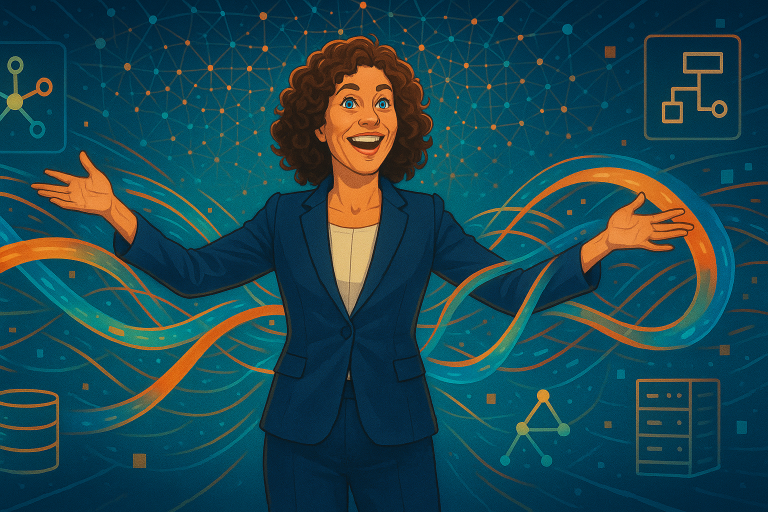
#> input picture docs/stories/genai-force-multiplier/image-01.png, 1536 x 1024 px (shown at 1/2 size)
$ python compress_images.py
#> lines starting #> are read from the running program, lines starting #| are printed output that depends on the picture
#!/usr/bin/env python3
"""
Image Compression Script for GenAI Architecture Patterns Website
Compresses large images to approximately 300KB in PNG format for web optimization
"""

import os
import sys
from PIL import Image, ImageOps
import shutil
from pathlib import Path

def get_file_size_kb(filepath):
    """Get file size in KB"""
    return os.path.getsize(filepath) / 1024

def compress_image(input_path, target_size_kb=300, min_compression=0, max_compression=9):
    """
    Compress an image to approximately the target size in KB using PNG format

    Args:
        input_path: Path to input image
        target_size_kb: Target size in KB (default 300)
        min_compression: Minimum PNG compression level (0=fastest)
        max_compression: Maximum PNG compression level (9=best compression)
    """
    try:
        # Create backup
        backup_path = str(input_path) + ".backup"
        if not os.path.exists(backup_path):
            shutil.copy2(input_path, backup_path)
            print(f"  Backup created: {backup_path}")

        # Open and optimize image
        with Image.open(input_path) as img:
            # Preserve transparency for PNG format
            if img.mode in ('RGBA', 'LA'):
                # Keep RGBA mode for PNG with transparency
                pass
            elif img.mode == 'P':
                # Convert palette mode to RGBA to preserve any transparency
                img = img.convert('RGBA')
            elif img.mode not in ('RGB', 'RGBA'):
                # Convert other modes to RGB
                img = img.convert('RGB')

            # Apply auto-orientation based on EXIF data
            img = ImageOps.exif_transpose(img)

            original_size = get_file_size_kb(input_path)

            # If already small enough, skip
            if original_size <= target_size_kb:
                print(f"  Already optimized: {original_size:.1f}KB")
                return True

            # Get original dimensions
            original_width, original_height = img.size
            print(f"  Original dimensions: {original_width}x{original_height}")

            # Try compression first with maximum setting
            best_compression = 9
            best_size = float('inf')
            best_img = img.copy()

            # Try different resize factors - be more aggressive for very large files
            if original_size > 1000:  # Over 1MB, start with smaller sizes
                resize_factors = [0.6, 0.5, 0.4, 0.35, 0.3, 0.25, 0.2, 0.15]
            elif original_size > 500:  # Over 500KB
                resize_factors = [0.8, 0.7, 0.6, 0.5, 0.4, 0.3, 0.25, 0.2]
            else:  # Smaller files, try compression first
                resize_factors = [1.0, 0.9, 0.8, 0.7, 0.6, 0.5, 0.4, 0.3, 0.25, 0.2]

            for resize_factor in resize_factors:
                # Resize image if needed
                if resize_factor < 1.0:
                    new_width = int(original_width * resize_factor)
                    new_height = int(original_height * resize_factor)
                    resized_img = img.resize((new_width, new_height), Image.Resampling.LANCZOS)
                    print(f"  Trying resize: {resize_factor:.1%} ({new_width}x{new_height})")
                else:
                    resized_img = img
                    print(f"  Trying original size with max compression")

                # Try with maximum PNG compression
                temp_path = str(input_path) + ".temp"
                resized_img.save(temp_path, "PNG", compress_level=9, optimize=True)
                temp_size = get_file_size_kb(temp_path)

                print(f"    Result: {temp_size:.1f}KB")

                # If we found a size that works, save it
                if temp_size <= target_size_kb:
                    best_size = temp_size
                    best_img = resized_img.copy()
                    final_width, final_height = resized_img.size
                    print(f"  ✓ Found suitable size: {temp_size:.1f}KB at {final_width}x{final_height}")
                    os.remove(temp_path)
                    break

                os.remove(temp_path)

            # If we couldn't get under target size, use the smallest we achieved
            if best_size == float('inf'):
                print(f"  Warning: Could not reach target size, using smallest achieved")
                best_img = img.resize((int(original_width * 0.2), int(original_height * 0.2)), Image.Resampling.LANCZOS)

            # Save with best image found
            # Convert .jpg/.jpeg to .png format
            output_path = input_path
            if input_path.suffix.lower() in ['.jpg', '.jpeg']:
                output_path = input_path.with_suffix('.png')

            best_img.save(output_path, "PNG", compress_level=9, optimize=True)

            final_size = get_file_size_kb(output_path)
            compression_ratio = (1 - final_size / original_size) * 100
            final_width, final_height = best_img.size

            print(f"  Final result: {original_size:.1f}KB → {final_size:.1f}KB ({compression_ratio:.1f}% reduction)")
            print(f"  Dimensions: {original_width}x{original_height} → {final_width}x{final_height}")

            # If we converted JPG to PNG, remove the original JPG
            if output_path != input_path:
                os.remove(input_path)
                print(f"  Converted JPG to PNG: {input_path} → {output_path}")

            return True

    except Exception as e:
        print(f"  ERROR: {e}")
        return False

def find_large_images(root_dir, min_size_kb=500):
    """Find all images larger than min_size_kb"""
    large_images = []
    image_extensions = {'.png', '.jpg', '.jpeg', '.PNG', '.JPG', '.JPEG'}

    for root, dirs, files in os.walk(root_dir):
        for file in files:
            if any(file.endswith(ext) for ext in image_extensions):
                filepath = Path(root) / file
                size_kb = get_file_size_kb(filepath)
                if size_kb >= min_size_kb:
                    large_images.append((filepath, size_kb))

    return sorted(large_images, key=lambda x: x[1], reverse=True)

def main():
    # Find all large images
    print("🔍 Scanning for large images...")
    # Navigate to repo root from src/resize-images/
    repo_root = Path(__file__).parent.parent.parent
    docs_dir = repo_root / "docs"
    large_images = find_large_images(docs_dir, min_size_kb=500)

    if not large_images:
        print("✅ No large images found (>500KB)")
        return

    print(f"\n📊 Found {len(large_images)} images larger than 500KB:")
    total_original_size = 0

    for filepath, size_kb in large_images:
        print(f"  {filepath}: {size_kb:.1f}KB")
        total_original_size += size_kb

    print(f"\n📈 Total size of large images: {total_original_size:.1f}KB ({total_original_size/1024:.1f}MB)")

    # Automatically proceed with compression
    print(f"\n🚀 Starting compression of {len(large_images)} images to ~300KB each...")

    # Compress images
    print(f"\n🔄 Compressing {len(large_images)} images...")
    successful = 0
    failed = 0
    total_final_size = 0

    for i, (filepath, original_size) in enumerate(large_images, 1):
        print(f"\n[{i}/{len(large_images)}] Processing: {filepath}")

        if compress_image(filepath, target_size_kb=300):
#> in compress_image, img is the input picture: PIL image 1536x1024 RGB; mean R, G, B 27.5, 70.8, 80.3
#|   Original dimensions: 1536x1024
#> the loop in compress_image, `for resize_factor in resize_factors:` made 5 passes
#> pass 1, in compress_image, `resized_img = img.resize((new_width, new_height), Image.Resampling.LAN..`:
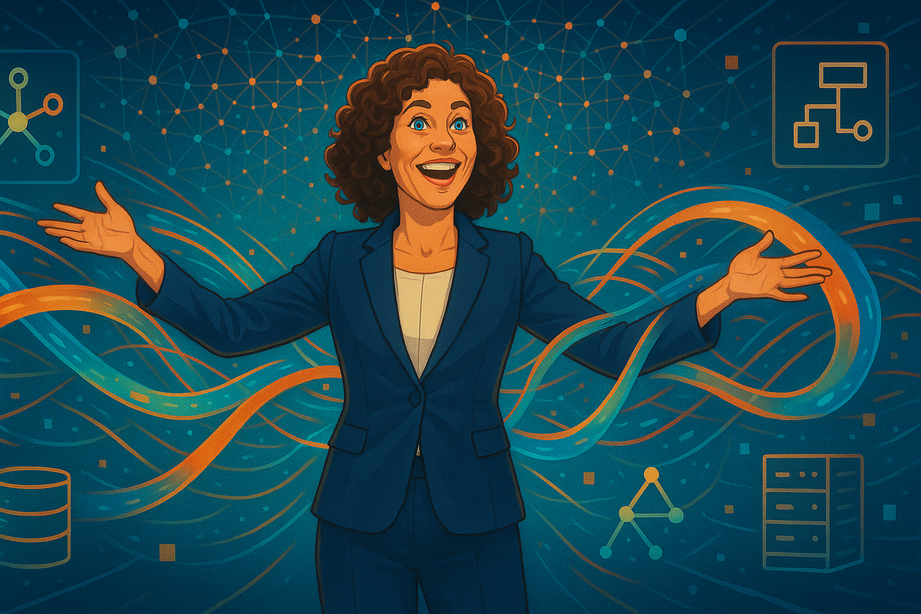
#> resized_img: PIL image 921x614 RGB; mean R, G, B 27.6, 70.8, 80.3
#> pass 3, in compress_image, `resized_img = img.resize((new_width, new_height), Image.Resampling.LAN..`:
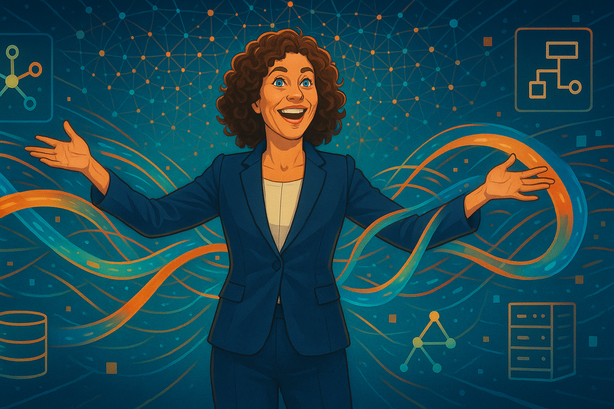
#> resized_img: PIL image 614x409 RGB; mean R, G, B 27.7, 70.8, 80.3
#> after the loop in compress_image, `for resize_factor in resize_factors:`:
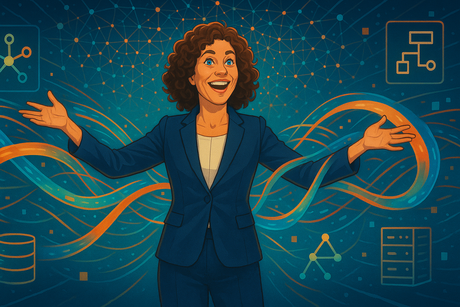
#> resized_img: PIL image 460x307 RGB; mean R, G, B 27.7, 70.8, 80.3
#> in compress_image, `final_size = get_file_size_kb(output_path)`: final_size = 224.5
#> in compress_image, `compression_ratio = (1 - final_size / original_size) * 100`: compression_ratio = 93.46
#|   Final result: 3429.9KB → 224.5KB (93.5% reduction)
#|   Dimensions: 1536x1024 → 460x307
            successful += 1
            # Get new size (handle JPG->PNG conversion)
            if filepath.suffix.lower() in ['.jpg', '.jpeg']:
                new_path = filepath.with_suffix('.png')
                if new_path.exists():
                    total_final_size += get_file_size_kb(new_path)
                else:
                    total_final_size += get_file_size_kb(filepath)
            else:
                total_final_size += get_file_size_kb(filepath)
#> total_final_size = 224.5
        else:
            failed += 1
            total_final_size += original_size  # Keep original size if failed

    # Summary
    print(f"\n✅ Compression Complete!")
    print(f"📊 Results:")
    print(f"  • Successful: {successful}")
    print(f"  • Failed: {failed}")
    print(f"  • Original total: {total_original_size:.1f}KB ({total_original_size/1024:.1f}MB)")
    print(f"  • Final total: {total_final_size:.1f}KB ({total_final_size/1024:.1f}MB)")
#|   • Final total: 224.5KB (0.2MB)

    if total_original_size > 0:
        savings = total_original_size - total_final_size
#> savings = 3205.4
        savings_percent = (savings / total_original_size) * 100
#> savings_percent = 93.46
        print(f"  • Saved: {savings:.1f}KB ({savings/1024:.1f}MB, {savings_percent:.1f}%)")
#|   • Saved: 3205.4KB (3.1MB, 93.5%)

    print(f"\n💡 Backup files (.backup) created for safety")
    print(f"🔗 Update any markdown files that reference converted JPG→PNG files")

if __name__ == "__main__":
    main()
